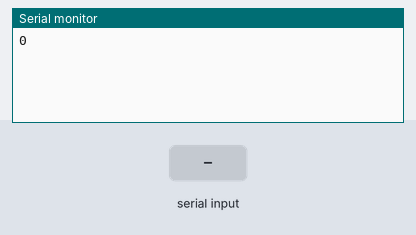
The sketch below on a simulated Arduino Uno, built with avr-gcc and run on an emulated ATmega328P. On the bench: the last lines printed to the serial monitor. The inputs (shaded band) are chosen by the test bench.

Above: at 1.2 s.
1.3 s: "90,45\n" received over Serial
At 2.6 s:
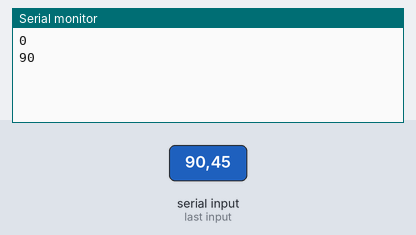
2.8 s: "30,150\n" received over Serial
At 5.5 s:
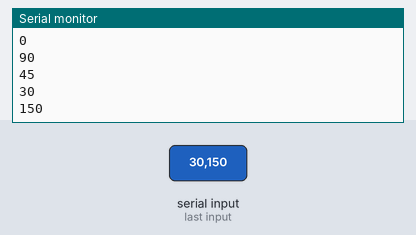
Timing chart, 0 to 7.0 s (numbered marks = the images above; inputs shaded):
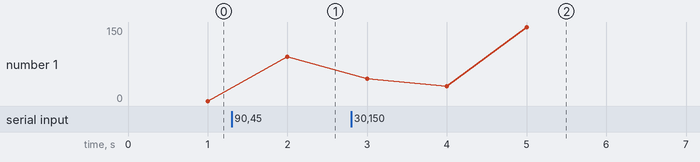

The sketch:

12.Taking-Input.ino
```cpp
void setup()
{
  Serial.begin(9600);
}

void loop()
{
  int a = Serial.parseInt();
  Serial.println(a);
  delay(1000);

  //float a = Serial.parseFloat();
  //Serial.println(a);
  //delay(1000);

  //char a = Serial.read();
  //Serial.println(a);
  //delay(1000);

  //String a = Serial.readString();
  //Serial.println(a);
  //delay(1000);
}
```

Measured:
- after the input at 1.3 s, the serial monitor: prints a new line after 0.70 s (image 1)
- after the input at 2.8 s, the serial monitor: prints a new line after 1.2 s (image 2)
- plotted number 1: 0 → 90 after the input at 1.3 s
